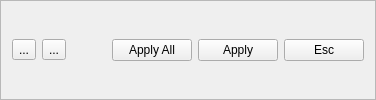
      <widget class="QFrame" name="frame">
       <property name="frameShape">
        <enum>QFrame::StyledPanel</enum>
       </property>
       <property name="frameShadow">
        <enum>QFrame::Raised</enum>
       </property>
       <layout class="QGridLayout" name="gridLayout_2">
        <item row="0" column="0">
         <layout class="QHBoxLayout" name="horizontalLayout">
          <item>
           <widget class="QToolButton" name="backButton">
            <property name="text">
             <string>...</string>
            </property>
            <property name="icon">
             <iconset resource="images.qrc">
              <normaloff>:/new/prefix1/resources/left.png</normaloff>:/new/prefix1/resources/left.png</iconset>
            </property>
           </widget>
          </item>
          <item>
           <widget class="QToolButton" name="forwardButton">
            <property name="text">
             <string>...</string>
            </property>
            <property name="icon">
             <iconset resource="images.qrc">
              <normaloff>:/new/prefix1/resources/start.png</normaloff>:/new/prefix1/resources/start.png</iconset>
            </property>
           </widget>
          </item>
          <item>
           <spacer name="horizontalSpacer">
            <property name="orientation">
             <enum>Qt::Horizontal</enum>
            </property>
            <property name="sizeHint" stdset="0">
             <size>
              <width>40</width>
              <height>20</height>
             </size>
            </property>
           </spacer>
          </item>
          <item>
           <widget class="QPushButton" name="applyAllButton">
            <property name="text">
             <string>Apply All</string>
            </property>
           </widget>
          </item>
          <item>
           <widget class="QPushButton" name="applyButton">
            <property name="text">
             <string>Apply</string>
            </property>
           </widget>
          </item>
          <item>
           <widget class="QPushButton" name="escButton">
            <property name="text">
             <string>Esc</string>
            </property>
           </widget>
          </item>
         </layout>
        </item>
       </layout>
      </widget>
